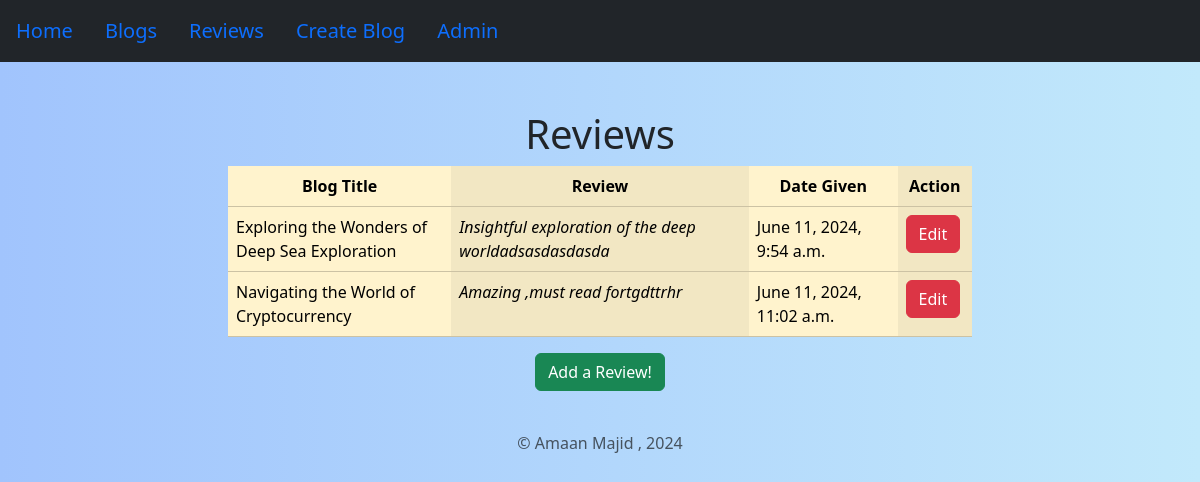
The app's page /blog/reviews, older data.
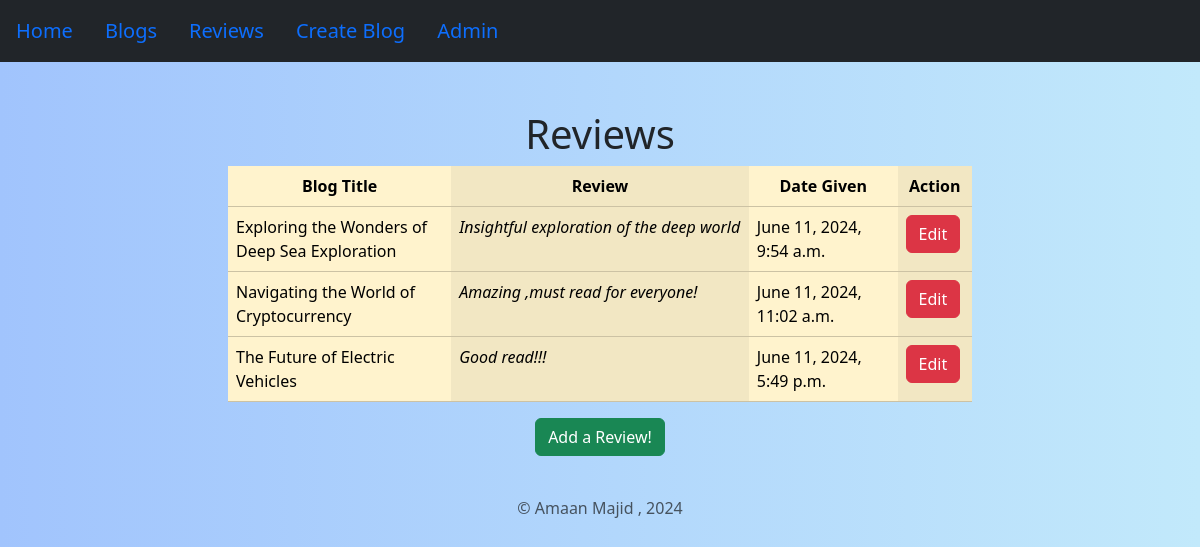
The same page, newer data.
### blog/models.py (models this page shows, shortened)
class blogReviews(models.Model):
    blog=models.ForeignKey(blogPosts,on_delete=models.CASCADE,related_name='reviews')
    comment=models.TextField()
    date_added=models.DateTimeField(default=timezone.now)

class blogPosts(models.Model):
    title=models.CharField(max_length=100)
    content=models.TextField()
    author=models.CharField(max_length=50)
    image=models.ImageField(upload_to='blogs/')
    date_added=models.DateTimeField(default=timezone.now)
    def __str__(self):
        return self.title

### blog/views.py (the view)
# urls.py: path('reviews',views.reviews,name="reviews"),
def reviews(request):
    reviews=blogReviews.objects.all()
    return render(request,'reviews.html',{'reviews':reviews})

### blog/templates/reviews.html (shortened to what this page needs)
{% extends "layout.html" %}
{% block content %}
<h1 class="text-center">Reviews</h1>
{% if reviews %}
<div class="d-flex justify-content-center">
  <div class="col-sm-8">
    <table class="table table-warning table-hover table-striped-columns">
      <thead>
        <tr>
          <th scope="col" style="width: 30%; text-align:center">Blog Title</th>
          <th scope="col" style="width: 40%; text-align:center">Review</th>
          <th scope="col" style="width: 20%; text-align:center">Date Given</th>
          <th scope="col" style="width: 10%; text-align:center">Action</th>
        </tr>
      </thead>
      <tbody>
        {% for review in reviews %}
        <tr>
          <td>{{review.blog}}</td>
          <td><em>{{review.comment}}</em></td>
          <td>{{review.date_added}}</td>
          <td><a href="{% url 'update_review' review.id %}"class="btn btn-danger btn-m">Edit</a></td>
        </tr>
        {% endfor %}
      </tbody>
    </table>
  </div>
</div>
{% else %}
<h2 class="text-center">No Reviews</h2>
{% endif %}
<div class="d-flex justify-content-center">
    <form action="{% url 'add_review' %}">
        <button type="submit" class="btn btn-success">Add a Review!</button>
    </form>
</div>
{% endblock %}

Row changes from the older to the newer data that the page shows:
changed blogReviews "Exploring the Wonders of Deep Sea Exploration": comment "Insightful exploration of the deep worldadsasdasdasda" → "Insightful exploration of the deep world"
changed blogReviews "Navigating the World of Cryptocurrency": comment "Amazing ,must read fortgdttrhr" → "Amazing ,must read for everyone!"
added blogReviews: blog "The Future of Electric Vehicles", comment "Good read!!!", date_added "June 11, 2024, 5:49 p.m."
